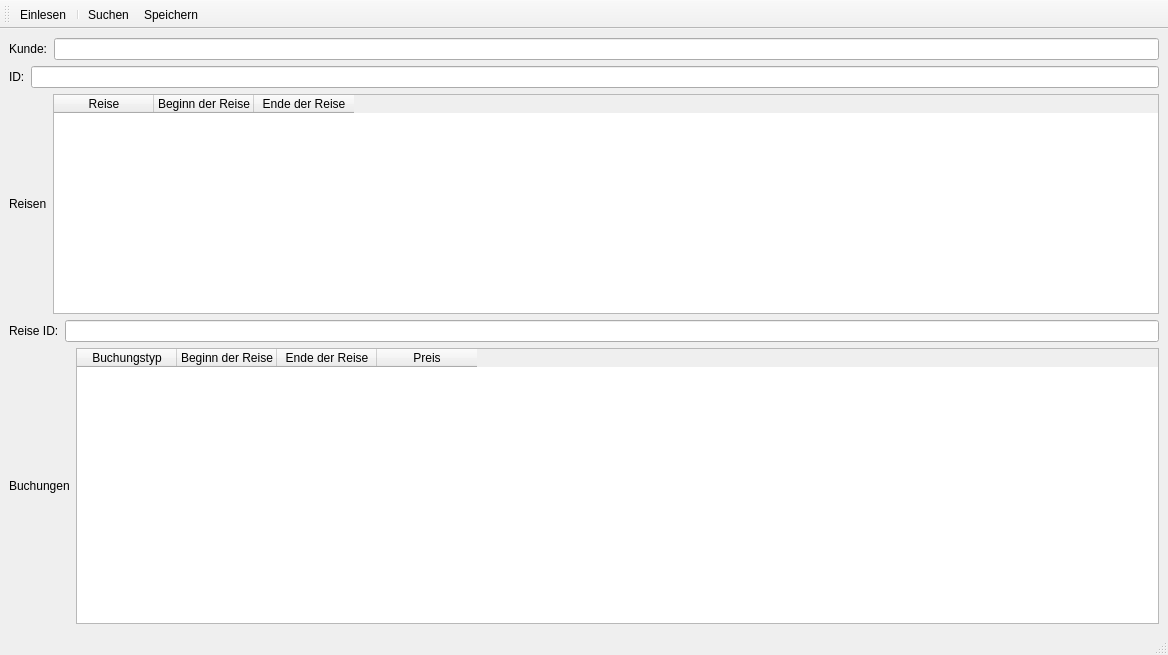
<?xml version="1.0" encoding="UTF-8"?>
<ui version="4.0">
 <class>TravelAgencyUI</class>
 <widget class="QMainWindow" name="TravelAgencyUI">
  <property name="geometry">
   <rect>
    <x>0</x>
    <y>0</y>
    <width>1168</width>
    <height>655</height>
   </rect>
  </property>
  <property name="windowTitle">
   <string>TravelAgencyUI</string>
  </property>
  <widget class="QWidget" name="centralwidget">
   <layout class="QGridLayout" name="gridLayout">
    <item row="1" column="0">
     <layout class="QHBoxLayout" name="horizontalLayout_5">
      <item>
       <widget class="QLabel" name="label_5">
        <property name="text">
         <string>Reise ID:</string>
        </property>
       </widget>
      </item>
      <item>
       <widget class="QLineEdit" name="reiseID"/>
      </item>
     </layout>
    </item>
    <item row="0" column="0">
     <layout class="QVBoxLayout" name="verticalLayout_2">
      <item>
       <layout class="QVBoxLayout" name="verticalLayout">
        <item>
         <layout class="QHBoxLayout" name="horizontalLayout">
          <item>
           <widget class="QLabel" name="label">
            <property name="text">
             <string>Kunde:</string>
            </property>
           </widget>
          </item>
          <item>
           <widget class="QLineEdit" name="nameLineEdit"/>
          </item>
         </layout>
        </item>
        <item>
         <layout class="QHBoxLayout" name="horizontalLayout_2">
          <item>
           <widget class="QLabel" name="label_2">
            <property name="text">
             <string>ID:</string>
            </property>
           </widget>
          </item>
          <item>
           <widget class="QLineEdit" name="idLineEdit"/>
          </item>
         </layout>
        </item>
       </layout>
      </item>
      <item>
       <layout class="QHBoxLayout" name="horizontalLayout_3">
        <item>
         <widget class="QLabel" name="label_3">
          <property name="text">
           <string>Reisen</string>
          </property>
         </widget>
        </item>
        <item>
         <widget class="QTableWidget" name="tableWidget">
          <property name="sizeAdjustPolicy">
           <enum>QAbstractScrollArea::AdjustToContentsOnFirstShow</enum>
          </property>
          <property name="editTriggers">
           <set>QAbstractItemView::NoEditTriggers</set>
          </property>
          <column>
           <property name="text">
            <string>Reise</string>
           </property>
          </column>
          <column>
           <property name="text">
            <string>Beginn der Reise</string>
           </property>
          </column>
          <column>
           <property name="text">
            <string>Ende der Reise</string>
           </property>
          </column>
         </widget>
        </item>
       </layout>
      </item>
     </layout>
    </item>
    <item row="2" column="0">
     <layout class="QHBoxLayout" name="horizontalLayout_4">
      <item>
       <widget class="QLabel" name="label_4">
        <property name="text">
         <string>Buchungen</string>
        </property>
       </widget>
      </item>
      <item>
       <widget class="QTableWidget" name="tableWidget_2">
        <column>
         <property name="text">
          <string>Buchungstyp</string>
         </property>
        </column>
        <column>
         <property name="text">
          <string>Beginn der Reise</string>
         </property>
        </column>
        <column>
         <property name="text">
          <string>Ende der Reise</string>
         </property>
        </column>
        <column>
         <property name="text">
          <string>Preis</string>
         </property>
        </column>
       </widget>
      </item>
     </layout>
    </item>
   </layout>
  </widget>
  <widget class="QMenuBar" name="menubar">
   <property name="geometry">
    <rect>
     <x>0</x>
     <y>0</y>
     <width>1168</width>
     <height>22</height>
    </rect>
   </property>
  </widget>
  <widget class="QStatusBar" name="statusbar"/>
  <widget class="QToolBar" name="toolBar">
   <property name="windowTitle">
    <string>toolBar</string>
   </property>
   <attribute name="toolBarArea">
    <enum>TopToolBarArea</enum>
   </attribute>
   <attribute name="toolBarBreak">
    <bool>false</bool>
   </attribute>
   <addaction name="actionEinlesen"/>
   <addaction name="separator"/>
   <addaction name="actionSuchen"/>
   <addaction name="actionSpeichern"/>
  </widget>
  <action name="actionEinlesen">
   <property name="icon">
    <iconset resource="icons.qrc">
     <normaloff>:/speichern.png</normaloff>:/speichern.png</iconset>
   </property>
   <property name="text">
    <string>Einlesen</string>
   </property>
  </action>
  <action name="actionSuchen">
   <property name="icon">
    <iconset resource="icons.qrc">
     <normaloff>:/search.png</normaloff>:/search.png</iconset>
   </property>
   <property name="text">
    <string>Suchen</string>
   </property>
  </action>
  <action name="actionSpeichern">
   <property name="icon">
    <iconset resource="icons.qrc">
     <normaloff>:/speichern.png</normaloff>
     <normalon>:/speichern.png</normalon>:/speichern.png</iconset>
   </property>
   <property name="text">
    <string>Speichern</string>
   </property>
   <property name="menuRole">
    <enum>QAction::TextHeuristicRole</enum>
   </property>
  </action>
 </widget>
 <resources>
  <include location="icons.qrc"/>
 </resources>
 <connections/>
</ui>
